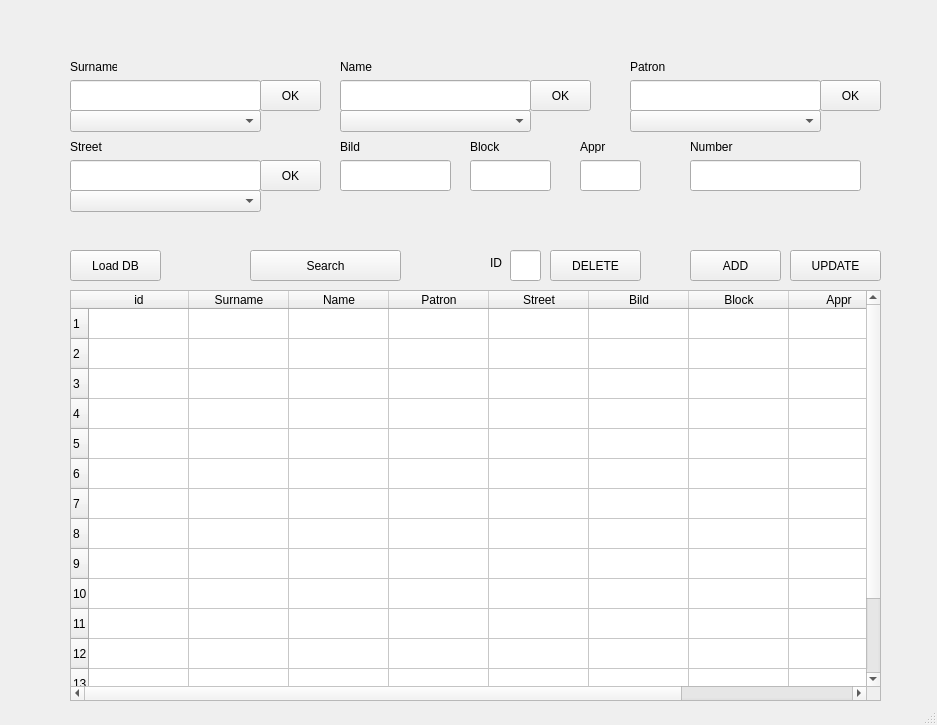
<?xml version="1.0" encoding="UTF-8"?>
<ui version="4.0">
 <class>MainWindow</class>
 <widget class="QMainWindow" name="MainWindow">
  <property name="geometry">
   <rect>
    <x>0</x>
    <y>0</y>
    <width>937</width>
    <height>725</height>
   </rect>
  </property>
  <property name="windowTitle">
   <string>MainWindow</string>
  </property>
  <widget class="QWidget" name="centralwidget">
   <widget class="QPushButton" name="Sur_ok">
    <property name="geometry">
     <rect>
      <x>260</x>
      <y>80</y>
      <width>61</width>
      <height>31</height>
     </rect>
    </property>
    <property name="text">
     <string>OK</string>
    </property>
   </widget>
   <widget class="QPushButton" name="Name_ok">
    <property name="geometry">
     <rect>
      <x>530</x>
      <y>80</y>
      <width>61</width>
      <height>31</height>
     </rect>
    </property>
    <property name="text">
     <string>OK</string>
    </property>
   </widget>
   <widget class="QPushButton" name="Patron_ok">
    <property name="geometry">
     <rect>
      <x>820</x>
      <y>80</y>
      <width>61</width>
      <height>31</height>
     </rect>
    </property>
    <property name="text">
     <string>OK</string>
    </property>
   </widget>
   <widget class="QPushButton" name="Street_ok">
    <property name="geometry">
     <rect>
      <x>260</x>
      <y>160</y>
      <width>61</width>
      <height>31</height>
     </rect>
    </property>
    <property name="text">
     <string>OK</string>
    </property>
   </widget>
   <widget class="QLabel" name="Surname_l">
    <property name="geometry">
     <rect>
      <x>70</x>
      <y>60</y>
      <width>47</width>
      <height>13</height>
     </rect>
    </property>
    <property name="text">
     <string>Surname</string>
    </property>
   </widget>
   <widget class="QLabel" name="Name_l">
    <property name="geometry">
     <rect>
      <x>340</x>
      <y>60</y>
      <width>47</width>
      <height>13</height>
     </rect>
    </property>
    <property name="text">
     <string>Name</string>
    </property>
   </widget>
   <widget class="QLabel" name="Patron_l">
    <property name="geometry">
     <rect>
      <x>630</x>
      <y>60</y>
      <width>47</width>
      <height>13</height>
     </rect>
    </property>
    <property name="text">
     <string>Patron</string>
    </property>
   </widget>
   <widget class="QLabel" name="Street_l">
    <property name="geometry">
     <rect>
      <x>70</x>
      <y>140</y>
      <width>47</width>
      <height>13</height>
     </rect>
    </property>
    <property name="text">
     <string>Street</string>
    </property>
   </widget>
   <widget class="QTableWidget" name="Table">
    <property name="geometry">
     <rect>
      <x>70</x>
      <y>290</y>
      <width>811</width>
      <height>411</height>
     </rect>
    </property>
    <property name="rowCount">
     <number>15</number>
    </property>
    <property name="columnCount">
     <number>9</number>
    </property>
    <row/>
    <row/>
    <row/>
    <row/>
    <row/>
    <row/>
    <row/>
    <row/>
    <row/>
    <row/>
    <row/>
    <row/>
    <row/>
    <row/>
    <row/>
    <column>
     <property name="text">
      <string>id</string>
     </property>
    </column>
    <column>
     <property name="text">
      <string>Surname</string>
     </property>
    </column>
    <column>
     <property name="text">
      <string>Name</string>
     </property>
    </column>
    <column>
     <property name="text">
      <string>Patron</string>
     </property>
    </column>
    <column>
     <property name="text">
      <string>Street</string>
     </property>
    </column>
    <column>
     <property name="text">
      <string>Bild</string>
     </property>
    </column>
    <column>
     <property name="text">
      <string>Block</string>
     </property>
    </column>
    <column>
     <property name="text">
      <string>Appr</string>
     </property>
    </column>
    <column>
     <property name="text">
      <string>Numper</string>
     </property>
    </column>
   </widget>
   <widget class="QLabel" name="Bild_l">
    <property name="geometry">
     <rect>
      <x>340</x>
      <y>140</y>
      <width>47</width>
      <height>13</height>
     </rect>
    </property>
    <property name="text">
     <string>Bild</string>
    </property>
   </widget>
   <widget class="QLabel" name="Block_l">
    <property name="geometry">
     <rect>
      <x>470</x>
      <y>140</y>
      <width>47</width>
      <height>13</height>
     </rect>
    </property>
    <property name="text">
     <string>Block</string>
    </property>
   </widget>
   <widget class="QLabel" name="Appr_l">
    <property name="geometry">
     <rect>
      <x>580</x>
      <y>140</y>
      <width>47</width>
      <height>13</height>
     </rect>
    </property>
    <property name="text">
     <string>Appr</string>
    </property>
   </widget>
   <widget class="QLabel" name="Number_l">
    <property name="geometry">
     <rect>
      <x>690</x>
      <y>140</y>
      <width>47</width>
      <height>13</height>
     </rect>
    </property>
    <property name="text">
     <string>Number</string>
    </property>
   </widget>
   <widget class="QComboBox" name="comboSurname">
    <property name="geometry">
     <rect>
      <x>70</x>
      <y>110</y>
      <width>191</width>
      <height>22</height>
     </rect>
    </property>
   </widget>
   <widget class="QComboBox" name="comboName">
    <property name="geometry">
     <rect>
      <x>340</x>
      <y>110</y>
      <width>191</width>
      <height>22</height>
     </rect>
    </property>
   </widget>
   <widget class="QComboBox" name="comboPatron">
    <property name="geometry">
     <rect>
      <x>630</x>
      <y>110</y>
      <width>191</width>
      <height>22</height>
     </rect>
    </property>
   </widget>
   <widget class="QComboBox" name="comboStreet">
    <property name="geometry">
     <rect>
      <x>70</x>
      <y>190</y>
      <width>191</width>
      <height>22</height>
     </rect>
    </property>
   </widget>
   <widget class="QLineEdit" name="Surname_t">
    <property name="geometry">
     <rect>
      <x>70</x>
      <y>80</y>
      <width>191</width>
      <height>31</height>
     </rect>
    </property>
   </widget>
   <widget class="QLineEdit" name="Name_t">
    <property name="geometry">
     <rect>
      <x>340</x>
      <y>80</y>
      <width>191</width>
      <height>31</height>
     </rect>
    </property>
   </widget>
   <widget class="QLineEdit" name="Patron_t">
    <property name="geometry">
     <rect>
      <x>630</x>
      <y>80</y>
      <width>191</width>
      <height>31</height>
     </rect>
    </property>
   </widget>
   <widget class="QLineEdit" name="Street_t">
    <property name="geometry">
     <rect>
      <x>70</x>
      <y>160</y>
      <width>191</width>
      <height>31</height>
     </rect>
    </property>
   </widget>
   <widget class="QLineEdit" name="Bild_t">
    <property name="geometry">
     <rect>
      <x>340</x>
      <y>160</y>
      <width>111</width>
      <height>31</height>
     </rect>
    </property>
   </widget>
   <widget class="QLineEdit" name="Block_t">
    <property name="geometry">
     <rect>
      <x>470</x>
      <y>160</y>
      <width>81</width>
      <height>31</height>
     </rect>
    </property>
   </widget>
   <widget class="QLineEdit" name="Appr_t">
    <property name="geometry">
     <rect>
      <x>580</x>
      <y>160</y>
      <width>61</width>
      <height>31</height>
     </rect>
    </property>
   </widget>
   <widget class="QLineEdit" name="Number_t">
    <property name="geometry">
     <rect>
      <x>690</x>
      <y>160</y>
      <width>171</width>
      <height>31</height>
     </rect>
    </property>
   </widget>
   <widget class="QPushButton" name="LoadDB_but">
    <property name="geometry">
     <rect>
      <x>70</x>
      <y>250</y>
      <width>91</width>
      <height>31</height>
     </rect>
    </property>
    <property name="text">
     <string>Load DB</string>
    </property>
   </widget>
   <widget class="QPushButton" name="Search_but">
    <property name="geometry">
     <rect>
      <x>250</x>
      <y>250</y>
      <width>151</width>
      <height>31</height>
     </rect>
    </property>
    <property name="text">
     <string>Search</string>
    </property>
   </widget>
   <widget class="QPushButton" name="Add_but">
    <property name="geometry">
     <rect>
      <x>690</x>
      <y>250</y>
      <width>91</width>
      <height>31</height>
     </rect>
    </property>
    <property name="text">
     <string>ADD</string>
    </property>
   </widget>
   <widget class="QPushButton" name="Delete_but">
    <property name="geometry">
     <rect>
      <x>550</x>
      <y>250</y>
      <width>91</width>
      <height>31</height>
     </rect>
    </property>
    <property name="text">
     <string>DELETE</string>
    </property>
   </widget>
   <widget class="QPushButton" name="Update_but">
    <property name="geometry">
     <rect>
      <x>790</x>
      <y>250</y>
      <width>91</width>
      <height>31</height>
     </rect>
    </property>
    <property name="text">
     <string>UPDATE</string>
    </property>
   </widget>
   <widget class="QLineEdit" name="ID_t">
    <property name="geometry">
     <rect>
      <x>510</x>
      <y>250</y>
      <width>31</width>
      <height>31</height>
     </rect>
    </property>
   </widget>
   <widget class="QLabel" name="id_l">
    <property name="geometry">
     <rect>
      <x>490</x>
      <y>252</y>
      <width>16</width>
      <height>21</height>
     </rect>
    </property>
    <property name="text">
     <string>ID</string>
    </property>
   </widget>
  </widget>
  <widget class="QStatusBar" name="statusbar"/>
 </widget>
 <resources/>
 <connections/>
</ui>
